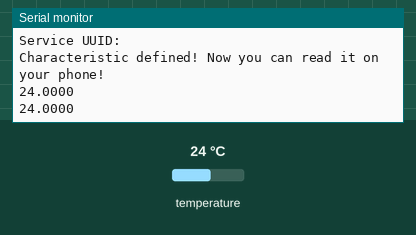
A sketch run on a simulated ESP32. Parts: the last lines printed to the serial monitor. The inputs (shaded band) are chosen by the test bench; at power-on: temperature 24 °C. Nothing arrives over Bluetooth unless stated; a phone connects over Bluetooth LE 3 s after start.

Above: at 3.0 s.
3.1 s: temperature set to 12 °C
At 5.5 s:
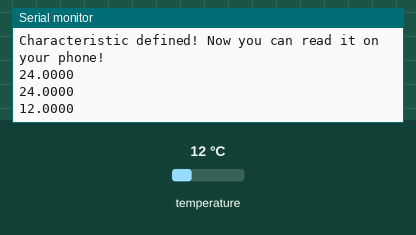
6.1 s: temperature set to 19 °C
At 7.9 s:
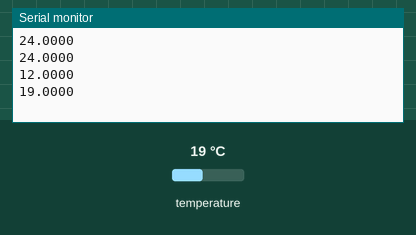
Timing chart, 0 to 9.4 s (numbered marks = the images above; inputs shaded):
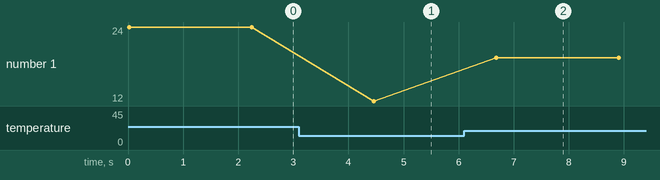

The sketch:

mcp9808test.ino
```cpp
// #include <Wire.h>
// #include "Adafruit_MCP9808.h"


// Adafruit_MCP9808 tempsensor = Adafruit_MCP9808();

// void setup() {
//   Serial.begin(9600);
//   while (!Serial);

//     if (!tempsensor.begin(0x18)) {
//         while (1);
//   }


//   tempsensor.setResolution(3);
//   }

// void loop() {
//     tempsensor.wake();
//   float c = tempsensor.readTempC();
//   float f = tempsensor.readTempF();

//     Serial.print(c, 4);
//   Serial.print(",");
//     Serial.println(f, 4);


//   delay(2000);
//     tempsensor.shutdown_wake(1);
//     delay(200);
// }
```

ble.ino
```cpp
// (licence header left out)
// #include <BLEDevice.h>
// #include <BLEServer.h>
// #include <BLEUtils.h>
// #include <BLE2902.h>

// BLEServer* pServer = NULL;
// BLECharacteristic* pCharacteristic = NULL;
// bool deviceConnected = false;
// bool oldDeviceConnected = false;


// #define SERVICE_UUID        "4fafc201-1fb5-459e-8fcc-c5c9c331914b"
// #define CHARACTERISTIC_UUID "beb5483e-36e1-4688-b7f5-ea07361b26a8"


// class MyServerCallbacks: public BLEServerCallbacks {
//     void onConnect(BLEServer* pServer) {
//       deviceConnected = true;
//       BLEDevice::startAdvertising();
//     };

//     void onDisconnect(BLEServer* pServer) {
//       deviceConnected = false;
//     }
// };


// /*
// I/O define
// */
// const int iled = 12;                                            //drive the led of sensor
// const int vout = 36;                                            //analog input

// /*
// variable
// */
// float density, voltage;
// int   adcvalue;

// /*
// private function
// */
// int Filter(int m)
// {
//   static int flag_first = 0, _buff[10], sum;
//   const int _buff_max = 10;
//   int i;

//   if(flag_first == 0)
//   {
//     flag_first = 1;

//     for(i = 0, sum = 0; i < _buff_max; i++)
//     {
//       _buff[i] = m;
//       sum += _buff[i];
//     }
//     return m;
//   }
//   else
//   {
//     sum -= _buff[0];
//     for(i = 0; i < (_buff_max - 1); i++)
//     {
//       _buff[i] = _buff[i + 1];
//     }
//     _buff[9] = m;
//     sum += _buff[9];

//     i = sum / 10.0;
//     return i;
//   }
// }


// void setup(void)
// {
//   pinMode(iled, OUTPUT);
//   digitalWrite(iled, LOW);                                     //iled default closed

//   Serial.begin(115200);                                         //send and receive at 115200 baud
//   Serial.print("*********************************** WaveShare ***********************************\n");

//   // Create the BLE Device
//   BLEDevice::init("ESP32 THAT PROJECT");

//   // Create the BLE Server
//   pServer = BLEDevice::createServer();
//   pServer->setCallbacks(new MyServerCallbacks());

//   // Create the BLE Service
//   BLEService *pService = pServer->createService(SERVICE_UUID);

//   // Create a BLE Characteristic
//   pCharacteristic = pService->createCharacteristic(
//                       CHARACTERISTIC_UUID,
//                       BLECharacteristic::PROPERTY_READ   |
//                       BLECharacteristic::PROPERTY_WRITE  |
//                       BLECharacteristic::PROPERTY_NOTIFY |
//                       BLECharacteristic::PROPERTY_INDICATE
//                     );

//   // https://www.bluetooth.com/specifications/gatt/viewer?attributeXmlFile=org.bluetooth.descriptor.gatt.client_characteristic_configuration.xml
//   // Create a BLE Descriptor
//   pCharacteristic->addDescriptor(new BLE2902());

//   // Start the service
//   pService->start();

//   // Start advertising
//   BLEAdvertising *pAdvertising = BLEDevice::getAdvertising();
//   pAdvertising->addServiceUUID(SERVICE_UUID);
//   pAdvertising->setScanResponse(false);
//   pAdvertising->setMinPreferred(0x0);  // set value to 0x00 to not advertise this parameter
//   BLEDevice::startAdvertising();
//   Serial.println("Waiting a client connection to notify...");
// }

// void loop(void)
// {
//   /*
//   get adcvalue
//   */
//   digitalWrite(iled, HIGH);
//   delayMicroseconds(280);
//   adcvalue = analogRead(vout);
//   digitalWrite(iled, LOW);

//   adcvalue = Filter(adcvalue);

//   /*
//   covert voltage (mv)
//   */
//   voltage = (SYS_VOLTAGE / 1024.0) * adcvalue * 11;

//   /*
//   voltage to density
//   */
//   if(voltage >= NO_DUST_VOLTAGE)
//   {
//     voltage -= NO_DUST_VOLTAGE;

//     density = voltage * COV_RATIO;
//   }
//   else
//     density = 0;

//   /*
//   display the result
//   */
//   Serial.print("The current dust concentration is: ");
//   Serial.print(density);
//   Serial.print(" ug/m3\n");


//   // notify changed value
//     if (deviceConnected) {
//         String str = "";
//         str += density;

//         pCharacteristic->setValue((char*)str.c_str());
//         pCharacteristic->notify();
//     }
//     // disconnecting
//     if (!deviceConnected && oldDeviceConnected) {
//         delay(500); // give the bluetooth stack the chance to get things ready
//         pServer->startAdvertising(); // restart advertising
//         Serial.println("start advertising");
//         oldDeviceConnected = deviceConnected;
//     }
//     // connecting
//     if (deviceConnected && !oldDeviceConnected) {
//         // do stuff here on connecting
//         oldDeviceConnected = deviceConnected;
//     }

//   delay(500);
// }
```

bluetooth.ino
```cpp
// #include <BLEDevice.h>
// #include <BLEUtils.h>
// #include <BLEServer.h>
// #include <Wire.h>
// #include "Adafruit_MCP9808.h"

// Adafruit_MCP9808 tempsensor = Adafruit_MCP9808();


// #define SERVICE_UUID        "4fafc201-1fb5-459e-8fcc-c5c9c331914b"
// #define CHARACTERISTIC_UUID "beb5483e-36e1-4688-b7f5-ea07361b26a8"

// void setup() {
//   Serial.begin(115200);
//   Serial.println("Starting BLE work!");

//   BLEDevice::init("Thermal-Sensor");
//   BLEServer *pServer = BLEDevice::createServer();
//   BLEService *pService = pServer->createService(SERVICE_UUID);
//   BLECharacteristic *pCharacteristic = pService->createCharacteristic(
//                                          CHARACTERISTIC_UUID,
//                                          BLECharacteristic::PROPERTY_READ |
//                                          BLECharacteristic::PROPERTY_WRITE
//                                        );

//   pCharacteristic->setValue("Hello World says Neil");
//   pService->start();
//   // BLEAdvertising *pAdvertising = pServer->getAdvertising();  // this still is working for backward compatibility
//   BLEAdvertising *pAdvertising = BLEDevice::getAdvertising();
//   pAdvertising->addServiceUUID(SERVICE_UUID);
//   pAdvertising->setScanResponse(true);
//   pAdvertising->setMinPreferred(0x06);  // functions that help with iPhone connections issue
//   pAdvertising->setMinPreferred(0x12);
//   BLEDevice::startAdvertising();
//   Serial.println("Characteristic defined! Now you can read it in your phone!");
// }

// void loop() {
//   // put your main code here, to run repeatedly:
//   tempsensor.wake();
//     float c = tempsensor.readTempC();
//     float f = tempsensor.readTempF();

//     // Send the temperature data over BLE
//     String tempData = "Temperature (C): " + String(c, 4) + ", Temperature (F): " + String(f, 4);
//     pCharacteristic->setValue(tempData.c_str());

//     Serial.println(tempData);

//     delay(2000);
//     tempsensor.shutdown_wake(1);
//     delay(200);


// }
```

main.ino
```cpp
#include <BLEDevice.h>
#include <BLEUtils.h>
#include <BLEServer.h>
#include <BLE2902.h>
#include <Wire.h>
#include "Adafruit_MCP9808.h"


#if !defined(CONFIG_BT_ENABLED) || !defined(CONFIG_BLUEDROID_ENABLED)
#error Bluetooth is not enabled! Please run `make menuconfig` to and enable it
#endif

Adafruit_MCP9808 tempsensor = Adafruit_MCP9808();

#define SERVICE_UUID        "4fafc201-1fb5-459e-8fcc-c5c9c331914b"
#define CHARACTERISTIC_UUID "beb5483e-36e1-4688-b7f5-ea07361b26a8"


BLEServer* pServer = NULL;
BLECharacteristic* pCharacteristic = NULL;
bool deviceConnected = false;
bool oldDeviceConnected = false;

class MyServerCallbacks: public BLEServerCallbacks {
    void onConnect(BLEServer* pServer) {
      deviceConnected = true;
      BLEDevice::startAdvertising();
    };

    void onDisconnect(BLEServer* pServer) {
      deviceConnected = false;
    }
};


void setup() {
  Serial.begin(115200);
   while (!Serial);
  Serial.println("Starting BLE work!");

  BLEDevice::init("Thermal-Sensor");
  pServer = BLEDevice::createServer();
  pServer->setCallbacks(new MyServerCallbacks());

  BLEService *pService = pServer->createService(SERVICE_UUID);

  BLEUUID serviceUUID = pService->getUUID();
const char* serviceUUIDStr = serviceUUID.toString().c_str();
Serial.print("Service UUID: ");
Serial.println(serviceUUIDStr);

  // Serial.
  pCharacteristic = pService->createCharacteristic(
                                         CHARACTERISTIC_UUID,
                                         BLECharacteristic::PROPERTY_READ   |
                                          BLECharacteristic::PROPERTY_WRITE  |
                                          BLECharacteristic::PROPERTY_NOTIFY |
                                          BLECharacteristic::PROPERTY_INDICATE
                                                          );
   pCharacteristic->setValue("Helll");
   pCharacteristic->addDescriptor(new BLE2902());
  pService->start();

  BLEAdvertising *pAdvertising = BLEDevice::getAdvertising();
  pAdvertising->addServiceUUID(SERVICE_UUID);
    // pAdvertising->setScanResponse(true);

  pAdvertising->setScanResponse(true);
  pAdvertising->setMinPreferred(0x0);

  BLEDevice::startAdvertising();
  Serial.println("Characteristic defined! Now you can read it on your phone!");

   if (!tempsensor.begin(0x18)) {
        while (1);
  }
  tempsensor.setResolution(3);
}

void loop() {

  tempsensor.wake();
  float c = tempsensor.readTempC();
  String tempData = String(c, 4);
  Serial.println(tempData);


  if(deviceConnected)
  {
  //  int x=1;

     pCharacteristic->setValue(tempData.c_str());
    pCharacteristic->notify();
  }

  // disconnecting
    if (!deviceConnected && oldDeviceConnected) {
        delay(500); // give the bluetooth stack the chance to get things ready
        pServer->startAdvertising(); // restart advertising
        Serial.println("start advertising");
        oldDeviceConnected = deviceConnected;
    }
    // connecting
    if (deviceConnected && !oldDeviceConnected) {
        oldDeviceConnected = deviceConnected;
    }


  delay(2000);
  tempsensor.shutdown_wake(1);
  delay(200);
}
```

senddata.ino
```cpp
// #include <Wire.h>
// #include <Adafruit_MCP9808.h>
// #include <ESP8266WiFi.h>
// #include <ESP8266HTTPClient.h>

// // Replace with your network credentials
// const char* ssid = "IITRPR";
// const char* password = "V#6qF?pyM!bQ$%NX";
// const char* server_url = "http://localhost:5000/get_temperature"; // Replace 'get_temperature' with your actual route


// Adafruit_MCP9808 tempsensor = Adafruit_MCP9808();


// void sendData(float temperature) {
//   WiFiClient client;
//   HTTPClient http;

//   // Construct the POST data
//   String post_data = "temperature=" + String(temperature);

//   // Send a POST request to the server
//   if (http.begin(client, server_url)) {
//     http.addHeader("Content-Type", "application/x-www-form-urlencoded");
//     int httpResponseCode = http.POST(post_data);

//     if (httpResponseCode > 0) {
//       Serial.print("HTTP Response code: ");
//       Serial.println(httpResponseCode);
//     } else {
//       Serial.println("HTTP POST request failed");
//     }

//     http.end();
//   } else {
//     Serial.println("Unable to connect to the server");
//   }
// }

// void setup() {
//   Serial.begin(115200);
//   WiFi.begin(ssid, password);
//   while (WiFi.status() != WL_CONNECTED) {
//     delay(1000);
//     Serial.println("Connecting to WiFi...");

//   }
// }

// void loop() {
//   float temp = tempsensor.readTempC();
//   Serial.println(temp);
//   sendData(temp);
//   delay(10000); // Send data every 10 seconds
// }
```

thingspeak.ino
```cpp
// #include <Wire.h>
// #include <Adafruit_MCP9808.h>
// #include <ESP8266WiFi.h>
// #include "ThingSpeak.h"

// Adafruit_MCP9808 tempsensor = Adafruit_MCP9808();

// const char* ssid = "IITRPR";
// const char* password = "V#6qF?pyM!bQ$%NX";

// WiFiClient client;

// unsigned long myChannelNumber = 1;
// const char* myWriteAPIKey = "QIJKGROO81RN6QER";

// unsigned long lastTime = 0;
// unsigned long timerDelay = 30000;

// String readMCP9808Temperature() {
//   float c = tempsensor.readTempC();
//   if (isnan(c)) {
//     Serial.println("Failed to read from MCP9808 sensor!");
//     return "";
//   } else {
//     Serial.println(c);
//     return String(c);
//   }
// }

// void setup() {
//   Serial.begin(9600);

//   if (!tempsensor.begin(0x18)) {
//     Serial.println("Could not find a valid MCP9808 sensor, check wiring!");
//     while (1);
//   }

//   WiFi.begin("IITRPR", "V#6qF?pyM!bQ$%NX"); // Connect to Wi-Fi using your credentials

//   while (WiFi.status() != WL_CONNECTED) {
//     delay(1000);
//     Serial.println("Connecting to WiFi..");
//   }

//   Serial.println("Connection Success!");
//   Serial.println(WiFi.localIP());

//   ThingSpeak.begin(client); // Initialize ThingSpeak client
// }

// void loop() {
//   if ((millis() - lastTime) > timerDelay) {
//     if (WiFi.status() != WL_CONNECTED) {
//       Serial.println("WiFi connection lost. Reconnecting...");
//       // WiFi.begin(ssid, password);

//     WiFi.begin("IITRPR", "V#6qF?pyM!bQ$%NX");
//       while (WiFi.status() != WL_CONNECTED) {
//         delay(1000);
//         Serial.println("Connecting to WiFi..");
//       }
//       Serial.println("Reconnected to WiFi.");
//     }

//     float temperatureC = tempsensor.readTempC();

//     Serial.print("Temperature (Celsius): ");
//     Serial.println(temperatureC);

//     // Write the temperature data to ThingSpeak field 1
//     int x = ThingSpeak.writeField(myChannelNumber, 1, temperatureC, myWriteAPIKey);

//     if (x == 200) {
//       Serial.println("Channel update successful.");
//     } else {
//       Serial.println("Problem updating channel. HTTP error code " + String(x));
//     }

//     lastTime = millis();
//   }
// }
```

wifitest.ino
```cpp
// #include <ESP8266WiFi.h>

// void setup()
// {
//   Serial.begin(9600);
//   Serial.println();

//   WiFi.begin("IITRPR","V#6qF?pyM!bQ$%NX");

//   Serial.print("Connecting...");
//   while (WiFi.status() != WL_CONNECTED)
//   {
//     delay(500);
//     Serial.print(".");
//   }
//   Serial.println();

//   Serial.print("Connected, IP address: ");
//   Serial.println(WiFi.localIP());
// }

// void loop() {}
```

Measured:
- after the input at 3.1 s, the serial monitor: prints a new line after 1.4 s (image 1)
- after the input at 6.1 s, the serial monitor: prints a new line after 0.58 s (image 2)
- plotted number 1: 24 → 12 after the input at 3.1 s, 12 → 19 after the input at 6.1 s
